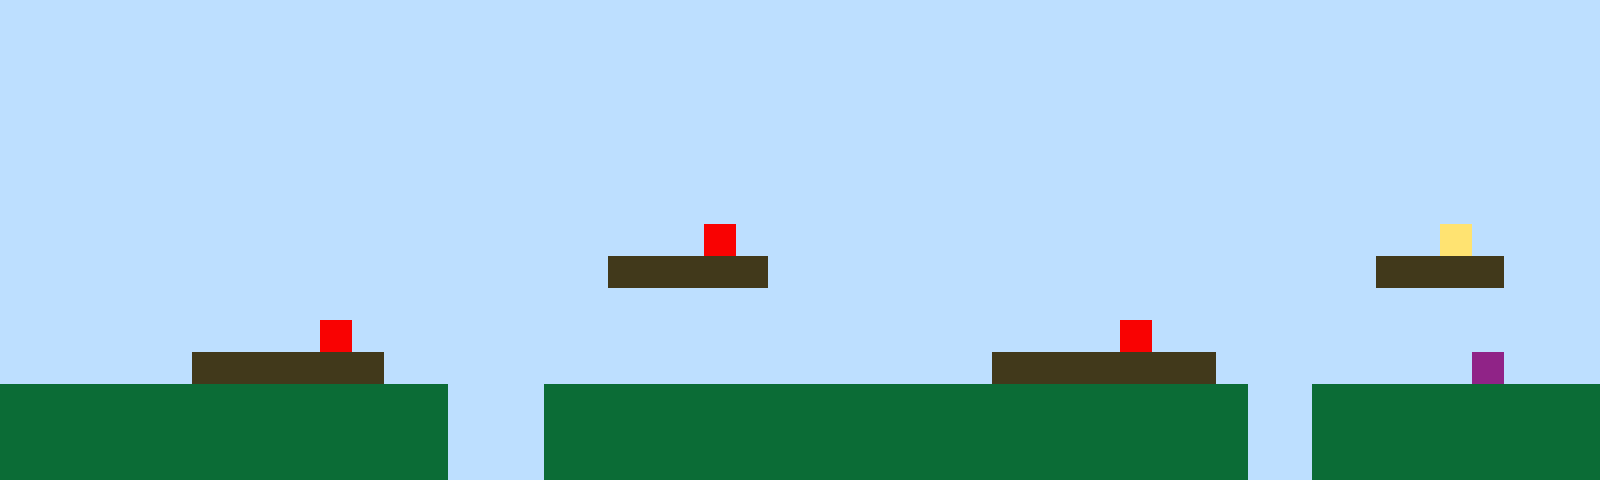

A level layout from a 2D game, rendered from its tile map. Below: a short description, then the map file with its tile-grid data intact:
An orthogonal 50x15 tile map with 32x32 px tiles, 1 tile layer (Tile Layer 1).

<map version="1.10" tiledversion="1.11.2" orientation="orthogonal" renderorder="right-up" width="50" height="15" tilewidth="32" tileheight="32" infinite="0" nextlayerid="2" nextobjectid="1"><editorsettings><export target="map1.csv" format="csv" /></editorsettings><tileset firstgid="1" name="sprites" tilewidth="32" tileheight="32" tilecount="6" columns="3"><image source="sprites.png" width="96" height="64" /></tileset><layer id="1" name="Tile Layer 1" width="50" height="15"><data encoding="csv">1,1,1,1,1,1,1,1,1,1,1,1,1,1,1,1,1,1,1,1,1,1,1,1,1,1,1,1,1,1,1,1,1,1,1,1,1,1,1,1,1,1,1,1,1,1,1,1,1,1,1,1,1,1,1,1,1,1,1,1,1,1,1,1,1,1,1,1,1,1,1,1,1,1,1,1,1,1,1,1,1,1,1,1,1,1,1,1,1,1,1,1,1,1,1,1,1,1,1,1,1,1,1,1,1,1,1,1,1,1,1,1,1,1,1,1,1,1,1,1,1,1,1,1,1,1,1,1,1,1,1,1,1,1,1,1,1,1,1,1,1,1,1,1,1,1,1,1,1,1,1,1,1,1,1,1,1,1,1,1,1,1,1,1,1,1,1,1,1,1,1,1,1,1,1,1,1,1,1,1,1,1,1,1,1,1,1,1,1,1,1,1,1,1,1,1,1,1,1,1,1,1,1,1,1,1,1,1,1,1,1,1,1,1,1,1,1,1,1,1,1,1,1,1,1,1,1,1,1,1,1,1,1,1,1,1,1,1,1,1,1,1,1,1,1,1,1,1,1,1,1,1,1,1,1,1,1,1,1,1,1,1,1,1,1,1,1,1,1,1,1,1,1,1,1,1,1,1,1,1,1,1,1,1,1,1,1,1,1,1,1,1,1,1,1,1,1,1,1,1,1,1,1,1,1,1,1,1,1,1,1,1,1,1,1,1,1,1,1,1,1,1,1,1,1,1,1,1,1,1,1,1,1,1,1,1,1,1,1,1,1,1,1,1,1,1,1,1,1,1,1,1,1,1,1,1,1,1,1,1,1,1,1,1,1,1,1,1,1,1,1,1,5,1,1,1,1,1,1,1,1,1,1,1,1,1,1,1,1,1,1,1,1,1,1,4,1,1,1,1,1,1,1,1,1,1,1,1,1,1,1,1,1,1,1,1,1,1,1,3,3,3,3,3,1,1,1,1,1,1,1,1,1,1,1,1,1,1,1,1,1,1,1,3,3,3,3,1,1,1,1,1,1,1,1,1,1,1,1,1,1,1,1,1,1,1,1,1,1,1,1,1,1,1,1,1,1,1,1,1,1,1,1,1,1,1,1,1,1,1,1,1,1,1,1,1,1,1,1,1,1,1,1,1,1,1,1,1,1,1,5,1,1,1,1,1,1,1,1,1,1,1,1,1,1,1,1,1,1,1,1,1,1,1,1,5,1,1,1,1,1,1,1,1,1,1,1,1,1,1,1,1,1,1,1,1,3,3,3,3,3,3,1,1,1,1,1,1,1,1,1,1,1,1,1,1,1,1,1,1,1,3,3,3,3,3,3,3,1,1,1,1,1,1,1,1,6,1,1,1,2,2,2,2,2,2,2,2,2,2,2,2,2,2,1,1,1,2,2,2,2,2,2,2,2,2,2,2,2,2,2,2,2,2,2,2,2,2,2,1,1,2,2,2,2,2,2,2,2,2,2,2,2,2,2,2,2,2,2,2,2,2,2,2,1,1,1,2,2,2,2,2,2,2,2,2,2,2,2,2,2,2,2,2,2,2,2,2,2,1,1,2,2,2,2,2,2,2,2,2,2,2,2,2,2,2,2,2,2,2,2,2,2,2,1,1,1,2,2,2,2,2,2,2,2,2,2,2,2,2,2,2,2,2,2,2,2,2,2,1,1,2,2,2,2,2,2,2,2,2</data></layer></map>
